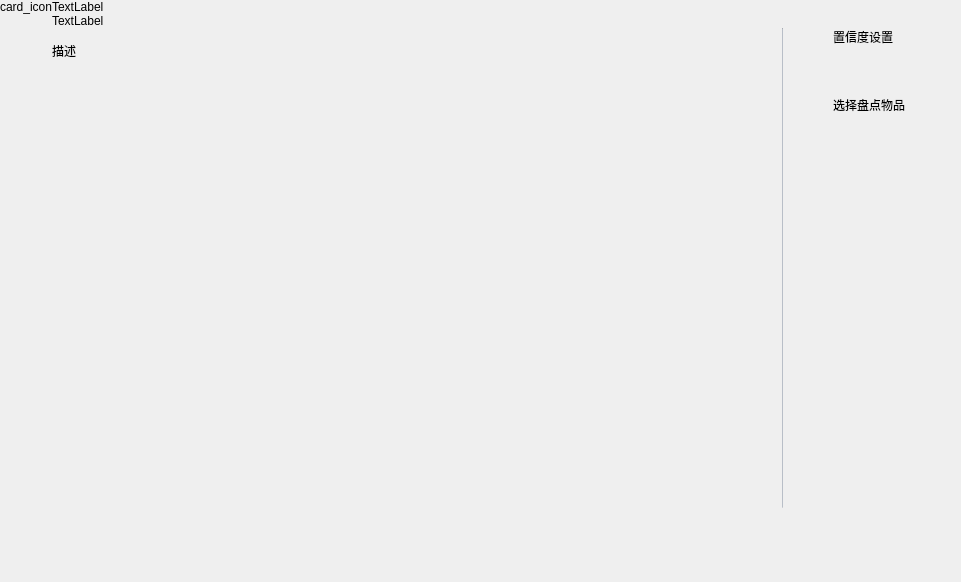
<?xml version="1.0" encoding="UTF-8"?>
<ui version="4.0">
 <class>Base</class>
 <widget class="QWidget" name="Base">
  <property name="geometry">
   <rect>
    <x>0</x>
    <y>0</y>
    <width>961</width>
    <height>582</height>
   </rect>
  </property>
  <property name="windowTitle">
   <string>Base</string>
  </property>
  <property name="autoFillBackground">
   <bool>true</bool>
  </property>
  <layout class="QVBoxLayout" name="verticalLayout" stretch="0">
   <property name="spacing">
    <number>0</number>
   </property>
   <property name="sizeConstraint">
    <enum>QLayout::SetDefaultConstraint</enum>
   </property>
   <property name="leftMargin">
    <number>0</number>
   </property>
   <property name="topMargin">
    <number>0</number>
   </property>
   <property name="rightMargin">
    <number>0</number>
   </property>
   <property name="bottomMargin">
    <number>0</number>
   </property>
   <item>
    <widget class="QFrame" name="horizontalFrame">
     <layout class="QHBoxLayout" name="horizontalLayout_2">
      <property name="spacing">
       <number>0</number>
      </property>
      <property name="leftMargin">
       <number>0</number>
      </property>
      <property name="topMargin">
       <number>0</number>
      </property>
      <property name="rightMargin">
       <number>0</number>
      </property>
      <property name="bottomMargin">
       <number>0</number>
      </property>
      <item>
       <layout class="QVBoxLayout" name="verticalLayout_5">
        <property name="spacing">
         <number>0</number>
        </property>
        <property name="topMargin">
         <number>0</number>
        </property>
        <property name="rightMargin">
         <number>0</number>
        </property>
        <item alignment="Qt::AlignTop">
         <widget class="QLabel" name="card_icon">
          <property name="text">
           <string>card_icon</string>
          </property>
         </widget>
        </item>
       </layout>
      </item>
      <item>
       <layout class="QVBoxLayout" name="verticalLayout_7">
        <item>
         <layout class="QVBoxLayout" name="top_layout">
          <property name="leftMargin">
           <number>0</number>
          </property>
          <item>
           <widget class="QLabel" name="title">
            <property name="text">
             <string>TextLabel</string>
            </property>
           </widget>
          </item>
          <item>
           <widget class="QLabel" name="sub_title">
            <property name="text">
             <string>TextLabel</string>
            </property>
           </widget>
          </item>
         </layout>
        </item>
        <item>
         <layout class="QHBoxLayout" name="horizontalLayout">
          <item>
           <widget class="QFrame" name="main">
            <property name="minimumSize">
             <size>
              <width>730</width>
              <height>0</height>
             </size>
            </property>
            <property name="maximumSize">
             <size>
              <width>730</width>
              <height>16777215</height>
             </size>
            </property>
            <layout class="QVBoxLayout" name="verticalLayout_4" stretch="0,0,0,0">
             <property name="spacing">
              <number>0</number>
             </property>
             <property name="leftMargin">
              <number>0</number>
             </property>
             <property name="topMargin">
              <number>0</number>
             </property>
             <property name="rightMargin">
              <number>50</number>
             </property>
             <property name="bottomMargin">
              <number>20</number>
             </property>
             <item>
              <widget class="QLabel" name="camera">
               <property name="minimumSize">
                <size>
                 <width>0</width>
                 <height>0</height>
                </size>
               </property>
               <property name="maximumSize">
                <size>
                 <width>640</width>
                 <height>480</height>
                </size>
               </property>
               <property name="styleSheet">
                <string notr="true"/>
               </property>
               <property name="text">
                <string/>
               </property>
              </widget>
             </item>
             <item>
              <widget class="QLabel" name="describe">
               <property name="text">
                <string>描述</string>
               </property>
              </widget>
             </item>
             <item alignment="Qt::AlignTop">
              <widget class="QListWidget" name="selected_list">
               <property name="styleSheet">
                <string notr="true">background-color: rgba(255, 255, 255, 0);</string>
               </property>
              </widget>
             </item>
             <item>
              <spacer name="verticalSpacer">
               <property name="orientation">
                <enum>Qt::Vertical</enum>
               </property>
               <property name="sizeHint" stdset="0">
                <size>
                 <width>20</width>
                 <height>40</height>
                </size>
               </property>
              </spacer>
             </item>
            </layout>
           </widget>
          </item>
          <item alignment="Qt::AlignTop">
           <widget class="Line" name="line">
            <property name="minimumSize">
             <size>
              <width>1</width>
              <height>480</height>
             </size>
            </property>
            <property name="maximumSize">
             <size>
              <width>1</width>
              <height>506</height>
             </size>
            </property>
            <property name="styleSheet">
             <string notr="true">background-color: #4C788493;</string>
            </property>
            <property name="orientation">
             <enum>Qt::Vertical</enum>
            </property>
           </widget>
          </item>
          <item>
           <widget class="QWidget" name="frame" native="true">
            <property name="styleSheet">
             <string notr="true"/>
            </property>
            <layout class="QVBoxLayout" name="verticalLayout_3" stretch="0,0,0,0">
             <property name="spacing">
              <number>0</number>
             </property>
             <property name="leftMargin">
              <number>50</number>
             </property>
             <property name="topMargin">
              <number>0</number>
             </property>
             <property name="rightMargin">
              <number>0</number>
             </property>
             <property name="bottomMargin">
              <number>0</number>
             </property>
             <item alignment="Qt::AlignVCenter">
              <widget class="QLabel" name="threshold_label">
               <property name="sizePolicy">
                <sizepolicy hsizetype="Preferred" vsizetype="Preferred">
                 <horstretch>0</horstretch>
                 <verstretch>0</verstretch>
                </sizepolicy>
               </property>
               <property name="text">
                <string>置信度设置</string>
               </property>
               <property name="scaledContents">
                <bool>true</bool>
               </property>
              </widget>
             </item>
             <item>
              <widget class="QFrame" name="threshold">
               <property name="minimumSize">
                <size>
                 <width>0</width>
                 <height>50</height>
                </size>
               </property>
               <property name="maximumSize">
                <size>
                 <width>16777215</width>
                 <height>150</height>
                </size>
               </property>
               <property name="styleSheet">
                <string notr="true"/>
               </property>
               <layout class="QVBoxLayout" name="operate">
                <property name="spacing">
                 <number>0</number>
                </property>
                <property name="leftMargin">
                 <number>0</number>
                </property>
                <property name="topMargin">
                 <number>0</number>
                </property>
                <property name="rightMargin">
                 <number>0</number>
                </property>
                <property name="bottomMargin">
                 <number>0</number>
                </property>
               </layout>
              </widget>
             </item>
             <item>
              <widget class="QLabel" name="select_goods_label">
               <property name="text">
                <string>选择盘点物品</string>
               </property>
               <property name="scaledContents">
                <bool>false</bool>
               </property>
               <property name="margin">
                <number>0</number>
               </property>
              </widget>
             </item>
             <item>
              <widget class="QListWidget" name="select_goods_list">
               <property name="sizePolicy">
                <sizepolicy hsizetype="Preferred" vsizetype="Expanding">
                 <horstretch>0</horstretch>
                 <verstretch>0</verstretch>
                </sizepolicy>
               </property>
               <property name="minimumSize">
                <size>
                 <width>0</width>
                 <height>0</height>
                </size>
               </property>
               <property name="maximumSize">
                <size>
                 <width>800</width>
                 <height>16777215</height>
                </size>
               </property>
               <property name="styleSheet">
                <string notr="true">background-color: rgba(255, 255, 255, 0);</string>
               </property>
              </widget>
             </item>
            </layout>
           </widget>
          </item>
         </layout>
        </item>
       </layout>
      </item>
     </layout>
    </widget>
   </item>
  </layout>
 </widget>
 <resources/>
 <connections/>
</ui>
